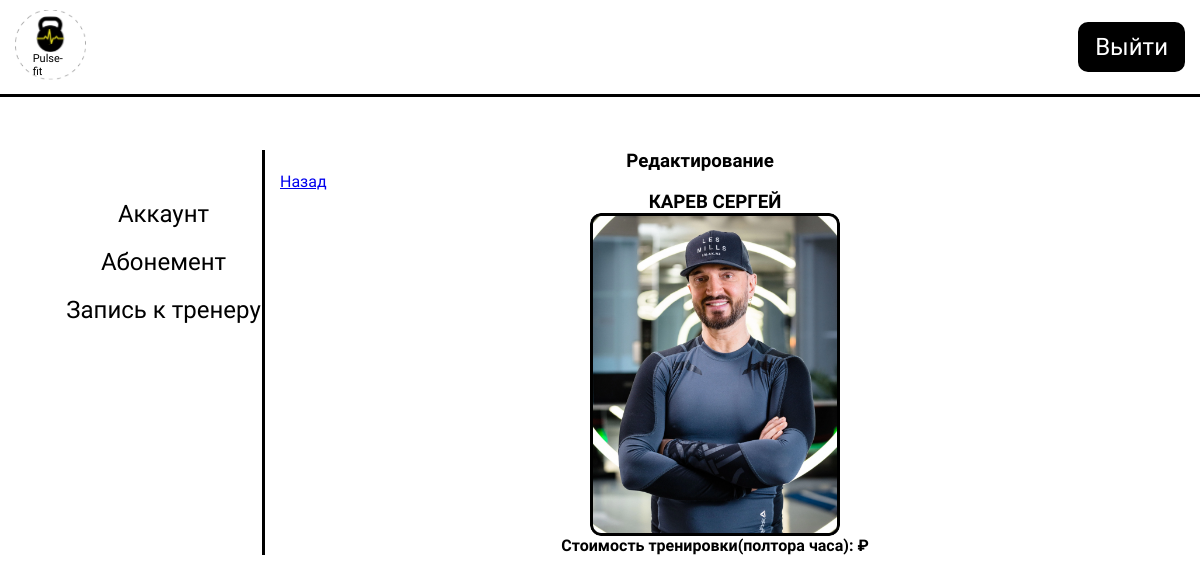
/coach_edit.php?id=6, run on an earlier commit of the app's database.
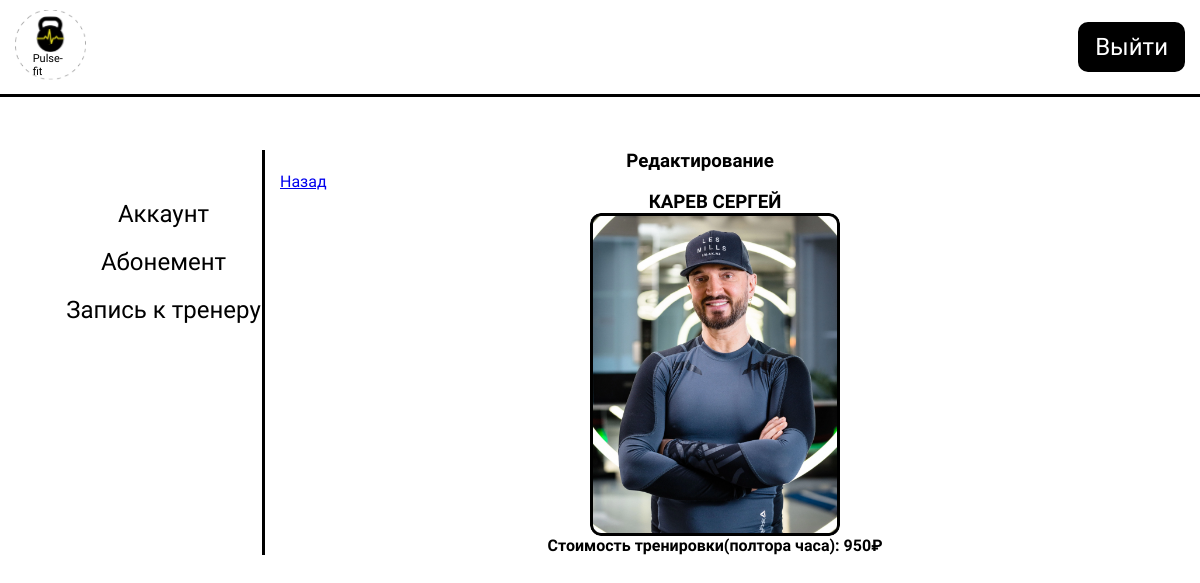
And on a later commit of the database.
### tables this page shows
CREATE TABLE `coaches` (
  `id` int NOT NULL,
  `name` varchar(255) NOT NULL,
  `img` varchar(255) DEFAULT NULL,
  `price` int DEFAULT NULL
);

### helpers/query.php (called while the page is built, shortened)
<?php
function getCoachesQuery($id = null)
{
    if (isset($id)) {
        return "SELECT * FROM coaches Where id = '" . $id . "'";
    }
    return "SELECT * FROM coaches";
}

### coach_edit.php (the view, shortened to what this page needs)
<?php
include './components/db.php';
include './helpers/query.php';
include './components/headerAcc.php';
$coachQuery = mysqli_query($conn, getCoachesQuery($_GET["id"]));
$resultCoaches = mysqli_fetch_assoc($coachQuery);
?>
<div class="acc__body">
    <div class="container">
        <div class="acc__inner">
            <?php
            include './components/accSidebar.php';
            ?>
            <div class="acc__content">
                <div>
                    <h3>Редактирование</h3>
                </div>
                <div class="coach__back_link_wrapper">
                    <a href="./coach_list.php">Назад</a>
                    <?php
                    $imgStr = $resultCoaches["img"];
                    $name = $resultCoaches["name"];
                    $price = $resultCoaches["price"];
                    ?>
                    <div class="coaches__item_wrapper">
                        <h3><?php echo $name ?></h3>
                        <img src=<?php echo "./img/coaches/$imgStr" ?> alt='Картинка'>
                        <h4>Стоимость тренировки(полтора часа): <?php echo $price ?>&#8381;</h4>
                    </div>
                </div>
            </div>
        </div>
    </div>
</div>

What changed in the data, as far as the page shows it:
changed coaches "КАРЕВ СЕРГЕЙ": price (not shown) → "950"
